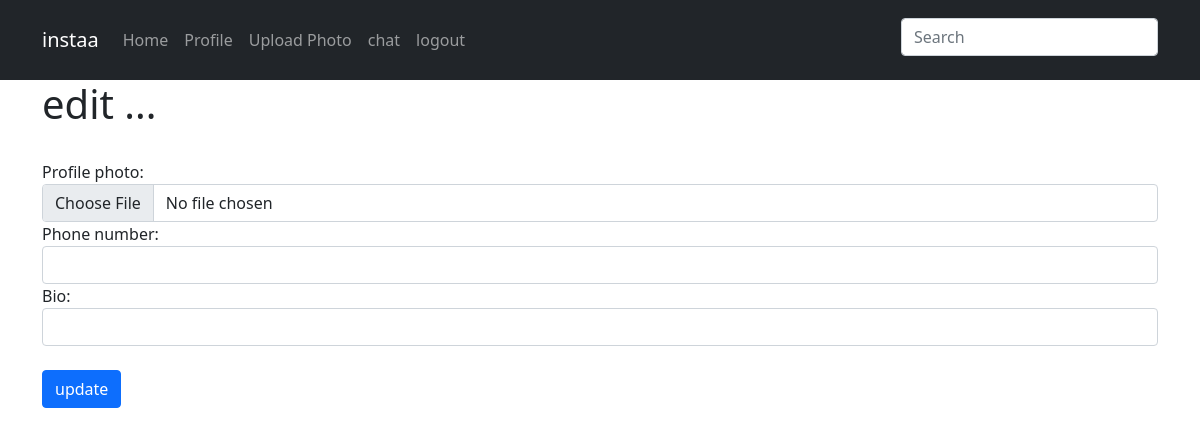
The app's page /account/myprofile/edit (signed in), older data.
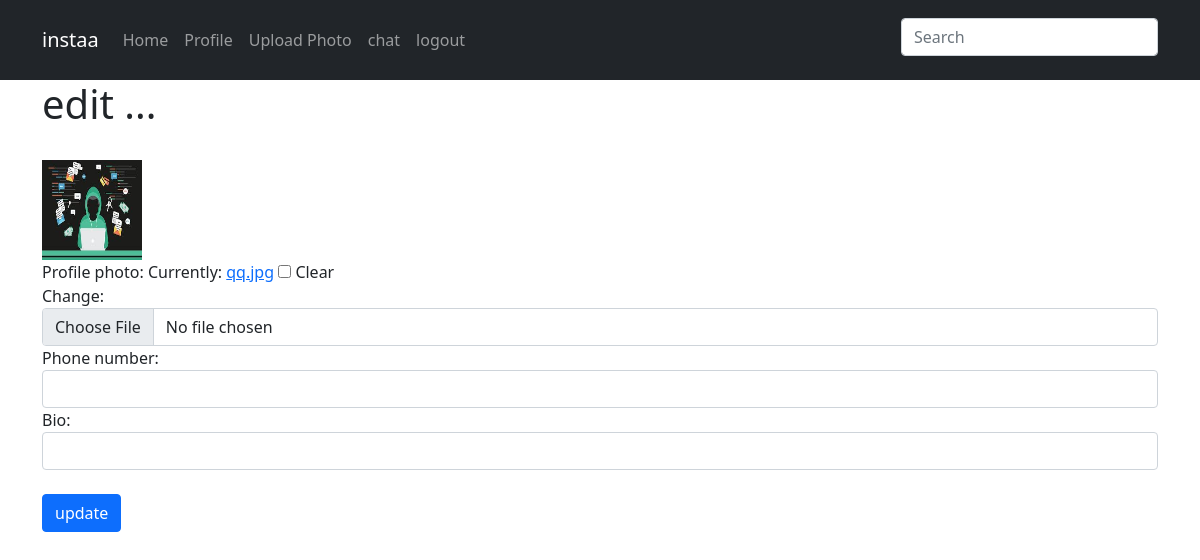
The same page, newer data.
### account/models.py (models this page shows, shortened)
class more_user_info(models.Model):
    profile_photo = models.ImageField(null=True , blank=True , default='user.png')
    user = models.OneToOneField(User , related_name='user_info',on_delete=models.CASCADE)
    phone_number = models.CharField(max_length=50 , null=True , blank=True)
    bio = models.CharField(max_length=50 , null=True , blank=True)

### account/views.py (the view)
# urls.py: path('myprofile/edit',views.profile_edit,name='profile_edit'),
@login_required
def profile_edit(request):
    user_info = more_user_info.objects.get(user=request.user)
    if request.method =='POST':
        form = edit_info(request.POST , request.FILES ,instance=user_info)
        if form.is_valid():
            form.save()
            return redirect("account:profile")
    form = edit_info(instance=user_info)
    return render(request,"edit.html" ,{'user_info':user_info,'form':form})

### account/forms.py
class edit_info(forms.ModelForm):
    class Meta:
        model =  more_user_info
        fields = ('profile_photo','phone_number','bio')

### account/templates/edit.html (shortened to what this page needs)
{% extends 'base.html' %}
{% load widget_tweaks %}
{% block body %}
<div class="container">
<h1>edit ...</h1>
<br>
{% if user_info.profile_photo %}
<img src="/media/{{user_info.profile_photo}}" style="display: inline; "width=100; height=100; > <br>
{% endif %}
<form method="post" novalidate  enctype="multipart/form-data">
    {% include 'form.html' %}
    <br>
    <button type="submit" class="btn btn-primary btn-block">update</button>
</form>
{% endblock body %}

### account/templates/form.html (shortened to what this page needs)
{% load widget_tweaks %}
{% for field in form %}
    <div class="form-group">
      {{field.label_tag}}
      {%if form.is_bound%}
        {%if field.errors%}
           {% render_field field class="form-control is-invalid" %}
            {%for error in field.errors%}
              <div class="invalid-feedback">{{error}}</div>
            {%endfor%}
        {%else%}
      {% render_field field class="form-control is-valid" %}
        {%endif%}
      {%else%}
      {% render_field field class="form-control" %}
      {%endif%}
    </div>
    {% endfor %}

Row changes from the older to the newer data that the page shows:
changed more_user_info: profile_photo: picture added
Text that changed along with them:
new list line: "Currently: qq.jpg Clear Change: ☐"
